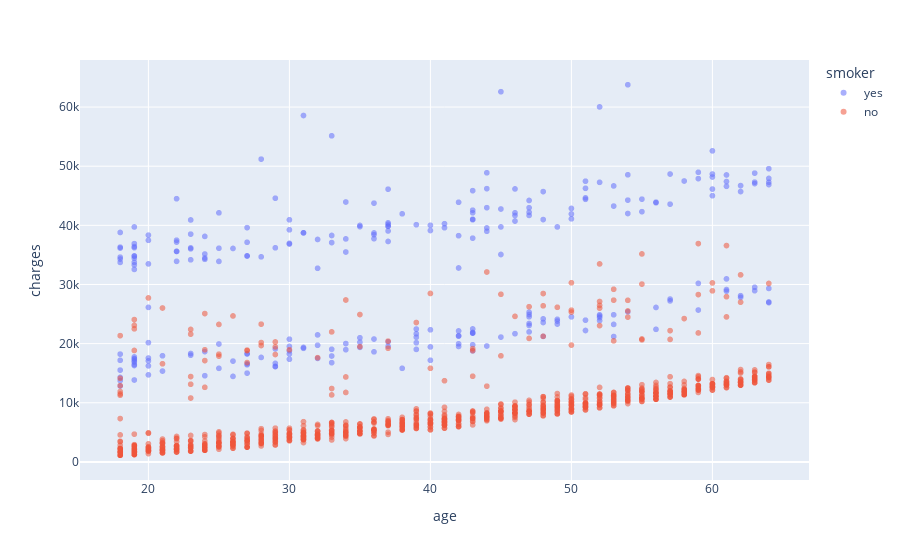

Here is the notebook cell this chart was saved with:
### Markdown cell above
### Exploring the Relationship Between Age and Charges

To better understand how **age** influences **medical charges**, we'll create a **scatter plot** where each point represents an individual customer. The x-axis will represent **age**, while the y-axis shows the corresponding **annual charges**.

To add another layer of insight, we'll color the points based on the customer's **smoking status**. This will help us observe how the relationship between age and charges differs for **smokers vs. non-smokers**, and whether smoking amplifies the cost with age.

This visualization can reveal trends such as:
- Whether charges increase with age.
- How much more smokers tend to pay across different age groups.
- The presence of any clusters or outliers worth investigating.

### Code cell
fig = px.scatter(medical_df,
           x="age",
           y="charges",
           color="smoker",
           opacity=0.55)
fig.show()

### Figure 1 — Plotly figure (JSON) as saved in the notebook; plotly's stock layout.template omitted (floating-point values rounded to 4 significant figures; data arrays with more than 128 entries replaced by an {"elided": "..."} marker saying what was removed)
{"data": [{"hovertemplate": "smoker=yes<br>age=%{x}<br>charges=%{y}<extra></extra>", "legendgroup": "yes", "marker": {"color": "#636efa", "opacity": 0.55, "symbol": "circle"}, "mode": "markers", "name": "yes", "showlegend": true, "type": "scattergl", "x": {"elided": "274 int values"}, "xaxis": "x", "y": {"elided": "274 float values"}, "yaxis": "y"}, {"hovertemplate": "smoker=no<br>age=%{x}<br>charges=%{y}<extra></extra>", "legendgroup": "no", "marker": {"color": "#EF553B", "opacity": 0.55, "symbol": "circle"}, "mode": "markers", "name": "no", "showlegend": true, "type": "scattergl", "x": {"elided": "1064 int values"}, "xaxis": "x", "y": {"elided": "1064 float values"}, "yaxis": "y"}], "layout": {"legend": {"title": {"text": "smoker"}, "tracegroupgap": 0}, "margin": {"t": 60}, "xaxis": {"anchor": "y", "domain": [0, 1], "title": {"text": "age"}}, "yaxis": {"anchor": "x", "domain": [0, 1], "title": {"text": "charges"}}}}
